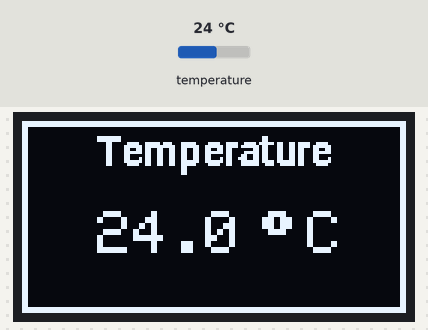
Bench run of a sketch on a simulated Arduino Uno, built with avr-gcc and run on an emulated ATmega328P. Parts: 128×64 one-colour display. Inputs (shaded band) come from the test bench; at power-on: temperature 24 °C. What the sketch prints to the serial monitor is not drawn.

Above: at 2.4 s.
2.5 s: temperature set to 12 °C
At 4.7 s:
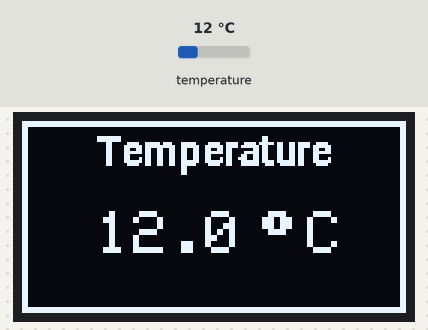
5.2 s: temperature set to 19 °C
At 6.7 s:
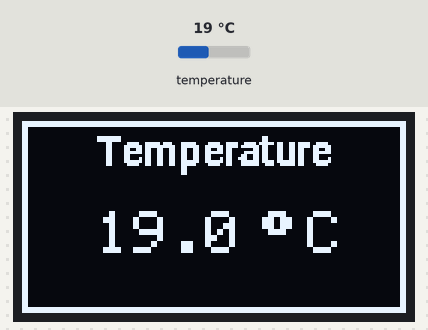
7.8 s: temperature set to 28 °C
At 10.0 s:
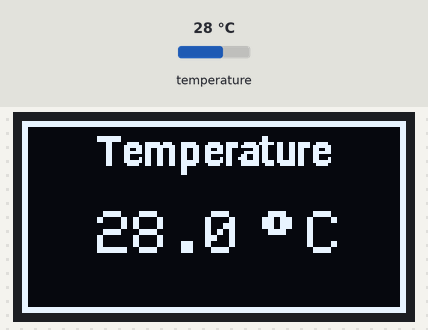
Timing chart, 0 to 11.5 s (numbered marks = the images above; inputs shaded):
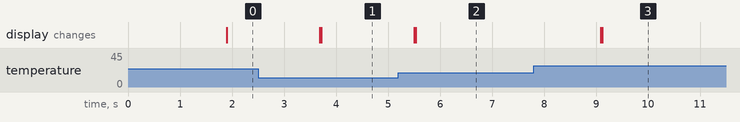

Measured:
- after the input at 2.5 s, the display: first changes after 1.2 s (image 1 shows a later state)
- after the input at 5.2 s, the display: first changes after 0.31 s (image 2 shows a later state)
- after the input at 7.8 s, the display: first changes after 1.3 s (image 3 shows a later state)

The sketch:

Xiao_Temperature_Monitor.ino
```cpp
// In this sketch the temperature is displayed in degrees Celcius
//
//

#include <SPI.h>
#include <Adafruit_SSD1306.h>
#include <Adafruit_GFX.h>  //https://github.com/adafruit/Adafruit-GFX-Library
#include <OneWire.h>
#include <DallasTemperature.h>   //https://github.com/milesburton/Arduino-Temperature-Control-Library
#define ONE_WIRE_BUS 10

#define SCREEN_WIDTH 128 // OLED display width, in pixels
#define SCREEN_HEIGHT 64 // OLED display height, in pixels

#define OLED_RESET     -1 // Reset pin # (or -1 if sharing Arduino reset pin)
Adafruit_SSD1306 display(SCREEN_WIDTH, SCREEN_HEIGHT, &Wire, OLED_RESET);

OneWire oneWire(ONE_WIRE_BUS);
DallasTemperature sensors(&oneWire);

float previousTemp = -100.0;
float tempC = 0;

#define UI_BMPWIDTH  128

const unsigned char bitmap_ui[] PROGMEM = {
  0xFF,0xFF,0xFF,0xFF,0xFF,0xFF,0xFF,0xFF,0xFF,0xFF,0xFF,0xFF,0xFF,0xFF,0xFF,0xFF, // ################################################################################################################################
  0xFF,0xFF,0xFF,0xFF,0xFF,0xFF,0xFF,0xFF,0xFF,0xFF,0xFF,0xFF,0xFF,0xFF,0xFF,0xFF, // ################################################################################################################################
  0xC0,0x00,0x00,0x00,0x00,0x00,0x00,0x00,0x00,0x00,0x00,0x00,0x00,0x00,0x00,0x03, // ##............................................................................................................................##
  0xC0,0x00,0x00,0x00,0x00,0x00,0x00,0x00,0x00,0x00,0x00,0x00,0x00,0x00,0x00,0x03, // ##............................................................................................................................##
  0xC0,0x00,0x00,0x00,0x00,0x00,0x00,0x00,0x00,0x00,0x00,0x00,0x00,0x00,0x00,0x03, // ##............................................................................................................................##
  0xC0,0x00,0x00,0x7F,0x80,0x00,0x00,0x00,0x00,0x00,0xC0,0x00,0x00,0x00,0x00,0x03, // ##.......................########...............................................##............................................##
  0xC0,0x00,0x00,0x7F,0x80,0x00,0x00,0x00,0x00,0x00,0xC0,0x00,0x00,0x00,0x00,0x03, // ##.......................########...............................................##............................................##
  0xC0,0x00,0x00,0x0C,0x1E,0x7D,0xC7,0xC3,0xCF,0x3D,0xF6,0x6F,0x3C,0x00,0x00,0x03, // ##..........................##.....####..#####.###...#####....####..####..####.#####.##..##.####..####........................##
  0xC0,0x00,0x00,0x0C,0x3F,0x7F,0xE7,0xE7,0xEF,0x7E,0xC6,0x6F,0x7E,0x00,0x00,0x03, // ##..........................##....######.##########..######..######.####.######.##...##..##.####.######.......................##
  0xC0,0x00,0x00,0x0C,0x33,0x66,0x66,0x66,0x6C,0x06,0xC6,0x6C,0x66,0x00,0x00,0x03, // ##..........................##....##..##.##..##..##..##..##..##..##.##.......##.##...##..##.##...##..##.......................##
  0xC0,0x00,0x00,0x0C,0x3F,0x66,0x66,0x67,0xEC,0x3E,0xC6,0x6C,0x7E,0x00,0x00,0x03, // ##..........................##....######.##..##..##..##..##..######.##....#####.##...##..##.##...######.......................##
  0xC0,0x00,0x00,0x0C,0x30,0x66,0x66,0x66,0x0C,0x66,0xC6,0x6C,0x60,0x00,0x00,0x03, // ##..........................##....##.....##..##..##..##..##..##.....##...##..##.##...##..##.##...##...........................##
  0xC0,0x00,0x00,0x0C,0x31,0x66,0x66,0x66,0x2C,0xE6,0xC6,0x6C,0x62,0x00,0x00,0x03, // ##..........................##....##...#.##..##..##..##..##..##...#.##..###..##.##...##..##.##...##...#.......................##
  0xC0,0x00,0x00,0x0C,0x3F,0x66,0x67,0xE7,0xEC,0x7E,0xF7,0xEC,0x7E,0x00,0x00,0x03, // ##..........................##....######.##..##..##..######..######.##...######.####.######.##...######.......................##
  0xC0,0x00,0x00,0x0C,0x1E,0x66,0x67,0xC3,0xCC,0x7E,0x73,0xEC,0x3C,0x00,0x00,0x03, // ##..........................##.....####..##..##..##..#####....####..##...######..###..#####.##....####........................##
  0xC0,0x00,0x00,0x00,0x00,0x00,0x06,0x00,0x00,0x00,0x00,0x00,0x00,0x00,0x00,0x03, // ##...................................................##.......................................................................##
  0xC0,0x00,0x00,0x00,0x00,0x00,0x06,0x00,0x00,0x00,0x00,0x00,0x00,0x00,0x00,0x03, // ##...................................................##.......................................................................##
  0xC0,0x00,0x00,0x00,0x00,0x00,0x06,0x00,0x00,0x00,0x00,0x00,0x00,0x00,0x00,0x03, // ##...................................................##.......................................................................##
  0xC0,0x00,0x00,0x00,0x00,0x00,0x00,0x00,0x00,0x00,0x00,0x00,0x00,0x00,0x00,0x03, // ##............................................................................................................................##
  0xC0,0x00,0x00,0x00,0x00,0x00,0x00,0x00,0x00,0x00,0x00,0x00,0x00,0x00,0x00,0x03, // ##............................................................................................................................##
  0xC0,0x00,0x00,0x00,0x00,0x00,0x00,0x00,0x00,0x00,0x00,0x00,0x00,0x00,0x00,0x03, // ##............................................................................................................................##
  0xC0,0x00,0x00,0x00,0x00,0x00,0x00,0x00,0x00,0x00,0x00,0x00,0x00,0x00,0x00,0x03, // ##............................................................................................................................##
  0xC0,0x00,0x00,0x00,0x00,0x00,0x00,0x00,0x00,0x00,0x00,0x00,0x00,0x00,0x00,0x03, // ##............................................................................................................................##
  0xC0,0x00,0x00,0x00,0x00,0x00,0x00,0x00,0x00,0x00,0x00,0x00,0x00,0x00,0x00,0x03, // ##............................................................................................................................##
  0xC0,0x00,0x00,0x00,0x00,0x00,0x00,0x00,0x00,0x00,0x00,0x00,0x00,0x00,0x00,0x03, // ##............................................................................................................................##
  0xC0,0x00,0x00,0x00,0x00,0x00,0x00,0x00,0x00,0x00,0x00,0x00,0x00,0x00,0x00,0x03, // ##............................................................................................................................##
  0xC0,0x00,0x00,0x00,0x00,0x00,0x00,0x00,0x00,0x00,0x00,0x00,0x00,0x00,0x00,0x03, // ##............................................................................................................................##
  0xC0,0x00,0x00,0x00,0x00,0x00,0x00,0x00,0x00,0x00,0x00,0x00,0x00,0x00,0x00,0x03, // ##............................................................................................................................##
  0xC0,0x00,0x00,0x00,0x00,0x00,0x00,0x00,0x00,0x00,0x00,0x00,0x00,0x00,0x00,0x03, // ##............................................................................................................................##
  0xC0,0x00,0x00,0x00,0x00,0x00,0x00,0x00,0x00,0x00,0x00,0x00,0x00,0x00,0x00,0x03, // ##............................................................................................................................##
  0xC0,0x00,0x00,0x00,0x00,0x00,0x00,0x00,0x00,0x00,0x00,0x00,0x00,0x00,0x00,0x03, // ##............................................................................................................................##
  0xC0,0x00,0x00,0x00,0x00,0x00,0x00,0x00,0x00,0x00,0x00,0x00,0x00,0x00,0x00,0x03, // ##............................................................................................................................##
  0xC0,0x00,0x00,0x00,0x00,0x00,0x00,0x00,0x00,0x00,0x00,0x00,0x00,0x00,0x00,0x03, // ##............................................................................................................................##
  0xC0,0x00,0x00,0x00,0x00,0x00,0x00,0x00,0x00,0x00,0x00,0x00,0x00,0x00,0x00,0x03, // ##............................................................................................................................##
  0xC0,0x00,0x00,0x00,0x00,0x00,0x00,0x00,0x00,0x00,0x00,0x00,0x00,0x00,0x00,0x03, // ##............................................................................................................................##
  0xC0,0x00,0x00,0x00,0x00,0x00,0x00,0x00,0x00,0x00,0x00,0x00,0x00,0x00,0x00,0x03, // ##............................................................................................................................##
  0xC0,0x00,0x00,0x00,0x00,0x00,0x00,0x00,0x00,0x00,0x00,0x00,0x00,0x00,0x00,0x03, // ##............................................................................................................................##
  0xC0,0x00,0x00,0x00,0x00,0x00,0x00,0x00,0x00,0x00,0x00,0x00,0x00,0x00,0x00,0x03, // ##............................................................................................................................##
  0xC0,0x00,0x00,0x00,0x00,0x00,0x00,0x00,0x00,0x00,0x00,0x00,0x00,0x00,0x00,0x03, // ##............................................................................................................................##
  0xC0,0x00,0x00,0x00,0x00,0x00,0x00,0x00,0x00,0x00,0x00,0x00,0x00,0x00,0x00,0x03, // ##............................................................................................................................##
  0xC0,0x00,0x00,0x00,0x00,0x00,0x00,0x00,0x00,0x00,0x00,0x00,0x00,0x00,0x00,0x03, // ##............................................................................................................................##
  0xC0,0x00,0x00,0x00,0x00,0x00,0x00,0x00,0x00,0x00,0x00,0x00,0x00,0x00,0x00,0x03, // ##............................................................................................................................##
  0xC0,0x00,0x00,0x00,0x00,0x00,0x00,0x00,0x00,0x00,0x00,0x00,0x00,0x00,0x00,0x03, // ##............................................................................................................................##
  0xC0,0x00,0x00,0x00,0x00,0x00,0x00,0x00,0x00,0x00,0x00,0x00,0x00,0x00,0x00,0x03, // ##............................................................................................................................##
  0xC0,0x00,0x00,0x00,0x00,0x00,0x00,0x00,0x00,0x00,0x00,0x00,0x00,0x00,0x00,0x03, // ##............................................................................................................................##
  0xC0,0x00,0x00,0x00,0x00,0x00,0x00,0x00,0x00,0x00,0x00,0x00,0x00,0x00,0x00,0x03, // ##............................................................................................................................##
  0xC0,0x00,0x00,0x00,0x00,0x00,0x00,0x00,0x00,0x00,0x00,0x00,0x00,0x00,0x00,0x03, // ##............................................................................................................................##
  0xC0,0x00,0x00,0x00,0x00,0x00,0x00,0x00,0x00,0x00,0x00,0x00,0x00,0x00,0x00,0x03, // ##............................................................................................................................##
  0xC0,0x00,0x00,0x00,0x00,0x00,0x00,0x00,0x00,0x00,0x00,0x00,0x00,0x00,0x00,0x03, // ##............................................................................................................................##
  0xC0,0x00,0x00,0x00,0x00,0x00,0x00,0x00,0x00,0x00,0x00,0x00,0x00,0x00,0x00,0x03, // ##............................................................................................................................##
  0xC0,0x00,0x00,0x00,0x00,0x00,0x00,0x00,0x00,0x00,0x00,0x00,0x00,0x00,0x00,0x03, // ##............................................................................................................................##
  0xC0,0x00,0x00,0x00,0x00,0x00,0x00,0x00,0x00,0x00,0x00,0x00,0x00,0x00,0x00,0x03, // ##............................................................................................................................##
  0xC0,0x00,0x00,0x00,0x00,0x00,0x00,0x00,0x00,0x00,0x00,0x00,0x00,0x00,0x00,0x03, // ##............................................................................................................................##
  0xC0,0x00,0x00,0x00,0x00,0x00,0x00,0x00,0x00,0x00,0x00,0x00,0x00,0x00,0x00,0x03, // ##............................................................................................................................##
  0xC0,0x00,0x00,0x00,0x00,0x00,0x00,0x00,0x00,0x00,0x00,0x00,0x00,0x00,0x00,0x03, // ##............................................................................................................................##
  0xC0,0x00,0x00,0x00,0x00,0x00,0x00,0x00,0x00,0x00,0x00,0x00,0x00,0x00,0x00,0x03, // ##............................................................................................................................##
  0xC0,0x00,0x00,0x00,0x00,0x00,0x00,0x00,0x00,0x00,0x00,0x00,0x00,0x00,0x00,0x03, // ##............................................................................................................................##
  0xC0,0x00,0x00,0x00,0x00,0x00,0x00,0x00,0x00,0x00,0x00,0x00,0x00,0x00,0x00,0x03, // ##............................................................................................................................##
  0xC0,0x00,0x00,0x00,0x00,0x00,0x00,0x00,0x00,0x00,0x00,0x00,0x00,0x00,0x00,0x03, // ##............................................................................................................................##
  0xC0,0x00,0x00,0x00,0x00,0x00,0x00,0x00,0x00,0x00,0x00,0x00,0x00,0x00,0x00,0x03, // ##............................................................................................................................##
  0xC0,0x00,0x00,0x00,0x00,0x00,0x00,0x00,0x00,0x00,0x00,0x00,0x00,0x00,0x00,0x03, // ##............................................................................................................................##
  0xC0,0x00,0x00,0x00,0x00,0x00,0x00,0x00,0x00,0x00,0x00,0x00,0x00,0x00,0x00,0x03, // ##............................................................................................................................##
  0xFF,0xFF,0xFF,0xFF,0xFF,0xFF,0xFF,0xFF,0xFF,0xFF,0xFF,0xFF,0xFF,0xFF,0xFF,0xFF, // ################################################################################################################################
  0xFF,0xFF,0xFF,0xFF,0xFF,0xFF,0xFF,0xFF,0xFF,0xFF,0xFF,0xFF,0xFF,0xFF,0xFF,0xFF  // ################################################################################################################################
};

void setup() {
  Serial.begin(9600);
  Serial.println("Starting up ...");
  display.begin(SSD1306_SWITCHCAPVCC, 0x3C);
  sensors.begin();
  display.clearDisplay();
  display.drawBitmap(0,0,bitmap_ui, 128,64, SSD1306_WHITE);
  display.setTextSize(2);
  display.setTextColor(SSD1306_WHITE);
  display.setCursor(80,30);
  display.println((char)247 );
  display.setCursor(95,30);
  display.println("C");
  display.display();
}

void loop() {
    delay(1000);
    previousTemp = tempC;
    sensors.requestTemperatures();
    tempC = sensors.getTempCByIndex(0);
    Serial.println(tempC);
    if(previousTemp!=tempC)
    {
       deletePreviousTemperature();
       printTemperature();
    }
}

void printTemperature()
{
  display.setTextSize(2);
  display.setCursor(25,30);
  display.setTextColor(SSD1306_WHITE);
  display.println(tempC,1);
  display.display();
}

void deletePreviousTemperature()
{
  display.setTextSize(2);
  display.setCursor(25,30);
  display.setTextColor(SSD1306_BLACK);
  display.println(previousTemp,1);
  display.display();
}
```
